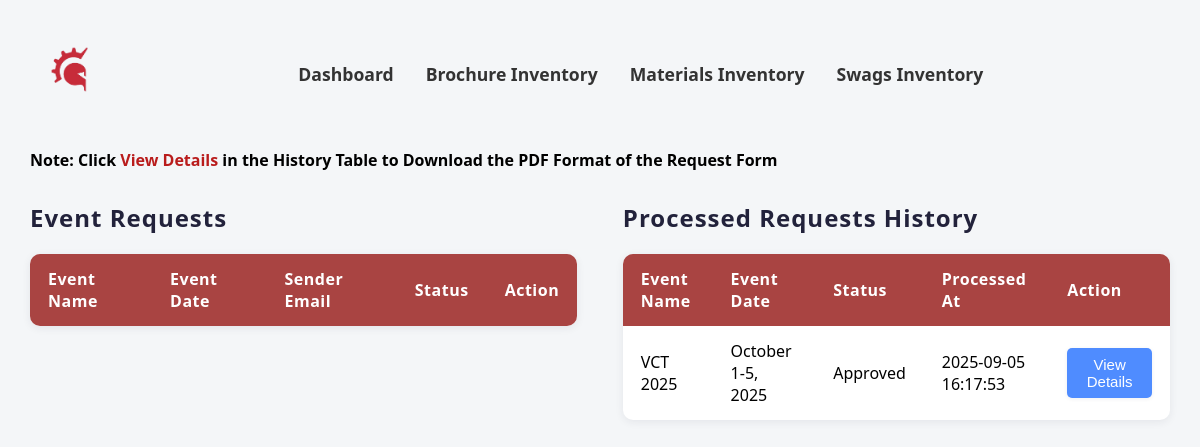
Before: /admin/admin_request.php (signed in) with the older database file.
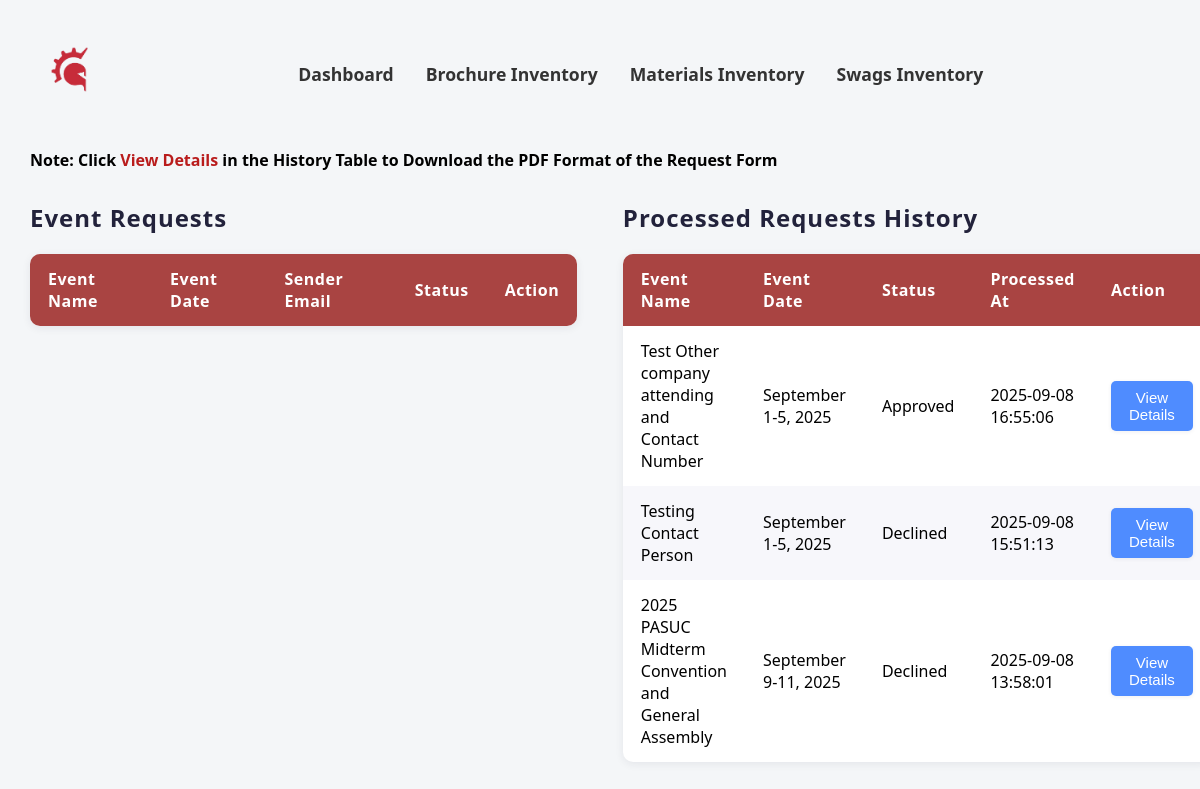
After: the same page with the newer database file.
### tables this page shows
CREATE TABLE `event_form_history` (
  `event_form_id` int(11) NOT NULL,
  `event_name` varchar(255) DEFAULT NULL,
  `event_title` varchar(255) DEFAULT NULL,
  `event_date` varchar(100) DEFAULT NULL,
  `contact_person` varchar(50) NOT NULL,
  `contact_number` varchar(20) NOT NULL,
  `event_duration` varchar(100) NOT NULL,
  `sender_email` varchar(255) DEFAULT NULL,
  `date_time_ingress` datetime DEFAULT NULL,
  `date_time_egress` datetime DEFAULT NULL,
  `claiming_id` varchar(255) DEFAULT NULL,
  `place` varchar(255) DEFAULT NULL,
  `location` varchar(255) DEFAULT NULL,
  `sponsorship_budg` varchar(20) NOT NULL,
  `amount` int(11) DEFAULT NULL,
  `target_audience` varchar(255) DEFAULT NULL,
  `number_audience` varchar(255) DEFAULT NULL,
  `other_attendee` varchar(255) NOT NULL,
  `set_up` enum('Yes','No','','') DEFAULT NULL,
  `booth_size` varchar(255) DEFAULT NULL,
  `booth_inclusion` varchar(255) DEFAULT NULL,
  `number_tables` int(11) DEFAULT NULL,
  `number_chairs` int(11) DEFAULT NULL,
  `speaking_slot` varchar(20) DEFAULT NULL,
  `speaker_name` varchar(50) DEFAULT NULL,
  `date_time` datetime DEFAULT NULL,
  `duration` varchar(50) DEFAULT NULL,
  `topic` varchar(255) DEFAULT NULL,
  `technical_team` varchar(255) DEFAULT NULL,
  `technical_task` varchar(255) DEFAULT NULL,
  `trainer_needed` varchar(255) DEFAULT NULL,
  `trainer_task` varchar(255) DEFAULT NULL,
  `provide_materials` varchar(255) DEFAULT NULL,
  `requested_by` varchar(100) NOT NULL,
  `created_at` datetime DEFAULT NULL,
  `request_status` varchar(50) DEFAULT NULL,
  `processed_at` datetime DEFAULT NULL,
  `user_id` int(11) DEFAULT NULL,
  `request_mats` int(11) DEFAULT NULL
);

### admin/admin_request.php (the view, shortened to what this page needs)
<?php
$connection = CONNECTIVITY();
function fetch_requested_materials($connection, $mat_id) {
    $materials = [];
    if ($mat_id) {
        $stmt = mysqli_prepare($connection, "SELECT * FROM material_request_form WHERE request_mats = ?");
        mysqli_stmt_bind_param($stmt, "i", $mat_id);
        mysqli_stmt_execute($stmt);
        $mat_result = mysqli_stmt_get_result($stmt);
        while ($mat_row = mysqli_fetch_assoc($mat_result)) {
            $materials[] = [
                'Brochure' => [
                    'name' => $mat_row['name_brochures'],
                    'qty' => $mat_row['brochure_quantity']
                ],
                'Swag' => [
                    'name' => $mat_row['name_swag'],
                    'qty' => $mat_row['swag_quantity']
                ],
                'Marketing Material' => [
                    'name' => $mat_row['name_material'],
                    'qty' => $mat_row['material_quantity']
                ]
            ];
        }
    }
    return $materials;
}
function fetch_team_members($connection, $event_form_id, $is_history = false) {
    $members = [];
    if ($event_form_id) {
        if ($is_history) {
            $stmt = mysqli_prepare($connection, "SELECT attendee_name FROM team_history WHERE event_form_id = ?");
        } else {
            $stmt = mysqli_prepare($connection, "SELECT attendee_name FROM team WHERE event_form_id = ?");
        }
        mysqli_stmt_bind_param($stmt, "i", $event_form_id);
        mysqli_stmt_execute($stmt);
        $result = mysqli_stmt_get_result($stmt);
        while ($row = mysqli_fetch_assoc($result)) {
            $members[] = $row['attendee_name'];
        }
    }
    return $members;
}
$history_per_page = 10;
$history_page = isset($_GET['history_page']) ? max(1, intval($_GET['history_page'])) : 1;
$history_offset = ($history_page - 1) * $history_per_page;
$history_query = "SELECT h.event_form_id, h.event_name, h.event_title, h.event_date,
    COALESCE(h.sender_email, u.email) AS sender_email,
    h.date_time_ingress, h.date_time_egress, h.place, h.location, h.sponsorship_budg,
    h.target_audience, h.number_audience, h.set_up, h.booth_size, h.booth_inclusion,
    h.number_tables, h.number_chairs, h.speaking_slot, h.date_time, h.topic,
    h.technical_team, h.trainer_needed, h.trainer_task, h.provide_materials,
    h.created_at, h.user_id, h.request_mats, h.request_status, h.processed_at,
    h.event_duration,h.claiming_id,h.amount, h.duration, h.speaker_name, h.technical_task,
    h.requested_by,h.contact_person,h.contact_number, h.other_attendee
    FROM event_form_history h
    LEFT JOIN users u ON h.user_id = u.user_id
    ORDER BY h.processed_at DESC LIMIT ? OFFSET ?";
$stmt = mysqli_prepare($connection, $history_query);
mysqli_stmt_bind_param($stmt, "ii", $history_per_page, $history_offset);
mysqli_stmt_execute($stmt);
$history_result = mysqli_stmt_get_result($stmt);
$history_requests = [];
while ($row = mysqli_fetch_assoc($history_result)) {
    $row['requested_materials'] = fetch_requested_materials($connection, intval($row['request_mats']));
    $row['team_members'] = fetch_team_members($connection, intval($row['event_form_id']), true);
    $history_requests[] = $row;
}
?>
<!DOCTYPE html>
<html lang="en">
<head>
    <link rel="stylesheet" href="../CSS/admin_request.css">
</head>
<body>
    <nav>
        <a href="admin.php"><img src="../images/images__1_-removebg-preview.png" alt="Company Logo"></a>
        <div class="nav-container">
            <a href="admin.php">Dashboard</a>
            <a href="brochure_inventory.php">Brochure Inventory</a>
            <a href="marketing_inventory.php">Materials Inventory</a>
            <a href="swags_inventory.php">Swags Inventory</a>
        </div>
    </nav>
      <h4>Note: Click <span style="color:#b91c1c;"> View Details </span>in the History Table to Download the PDF Format of the Request Form</h4>
    <div class="tables-flex">
        <div class="table-container">
            <h2>Event Requests</h2>
            <table>
                <thead>
                    <tr>
                        <th>Event Name</th>
                        <th>Event Date</th>
                        <th>Sender Email</th>
                        <th>Status</th>
                        <th>Action</th>
                    </tr>
                </thead>
            </table>
        </div>
        <div class="table-container">
            <h2>Processed Requests History</h2>
            <table>
                <thead>
                    <tr>
                        <th>Event Name</th>
                        <th>Event Date</th>
                        <th>Status</th>
                        <th>Processed At</th>
                        <th>Action</th>
                    </tr>
                </thead>
                <tbody>
                <?php foreach($history_requests as $row): ?>
                    <tr>
                        <td><?= htmlspecialchars($row['event_name']); ?></td>
                        <td><?= htmlspecialchars($row['event_date']); ?></td>
                        <td><?= htmlspecialchars($row['request_status']); ?></td>
                        <td><?= htmlspecialchars($row['processed_at']); ?></td>
                        <td>
                            <button
                                class="view-request"
                                data-request='<?= json_encode($row, JSON_HEX_TAG | JSON_HEX_APOS | JSON_HEX_QUOT | JSON_HEX_AMP); ?>'
                                data-materials='<?= json_encode($row['requested_materials'], JSON_HEX_TAG | JSON_HEX_APOS | JSON_HEX_QUOT | JSON_HEX_AMP); ?>'
                            >View Details</button>
                        </td>
                    </tr>
                <?php endforeach; ?>
                </tbody>
            </table>
    </div>
</body>
</html>

### CSS/admin_request.css (style rules this page uses)
body { font-family: 'Segoe UI', Arial, sans-serif; background: #f4f6f8; margin: 0; padding: 30px; }
nav { padding: 16px 0; margin-bottom: 32px; display: grid; grid-template-columns: auto 1fr; align-items: center; gap: 20px; }
.nav-container { display: flex; justify-content: center; gap: 32px; width: 100%; }
nav img { height: 50px; margin-left: 20px; }
nav a { color: #333; text-decoration: none; font-weight: 600; font-size: 1.1rem; }
h2 { text-align: left; margin-top: 0; color: #22223b; letter-spacing: 1px; }
.tables-flex { display: flex; justify-content: space-between; align-items: flex-start; gap: 24px; width: 100%; margin-top: 30px; }
.table-container { width: 48%; }
table { border-collapse: collapse; width: 100%; margin: 0; background: #fff; box-shadow: 0 2px 8px rgba(34,34,59,0.08); border-radius: 10px; overflow: hidden; }
th, td { border: none; padding: 14px 18px; text-align: left; }
th { background: #a94442; color: #fff; font-weight: 600; letter-spacing: 0.5px; }
tr:nth-child(even) { background: #f7f7fb; }
button { background: #4f8cff; color: #fff; border: none; border-radius: 5px; padding: 8px 18px; font-size: 15px; cursor: pointer; transition: background 0.2s, box-shadow 0.2s; box-shadow: 0 1px 4px rgba(34,34,59,0.07); }

Changed rows visible on the page:
removed event_form_history: event_name "VCT 2025", event_date "October 1-5, 2025", request_status "Approved", processed_at "2025-09-05 16:17:53"
added event_form_history: event_name "Test Other company attending and Contact Number", event_date "September 1-5, 2025", request_status "Approved", processed_at "2025-09-08 16:55:06"
added event_form_history: event_name "Testing Contact Person", event_date "September 1-5, 2025", request_status "Declined", processed_at "2025-09-08 15:51:13"
added event_form_history: event_name "2025 PASUC Midterm Convention and General Assembly", event_date "September 9-11, 2025", request_status "Declined", processed_at "2025-09-08 13:58:01"
